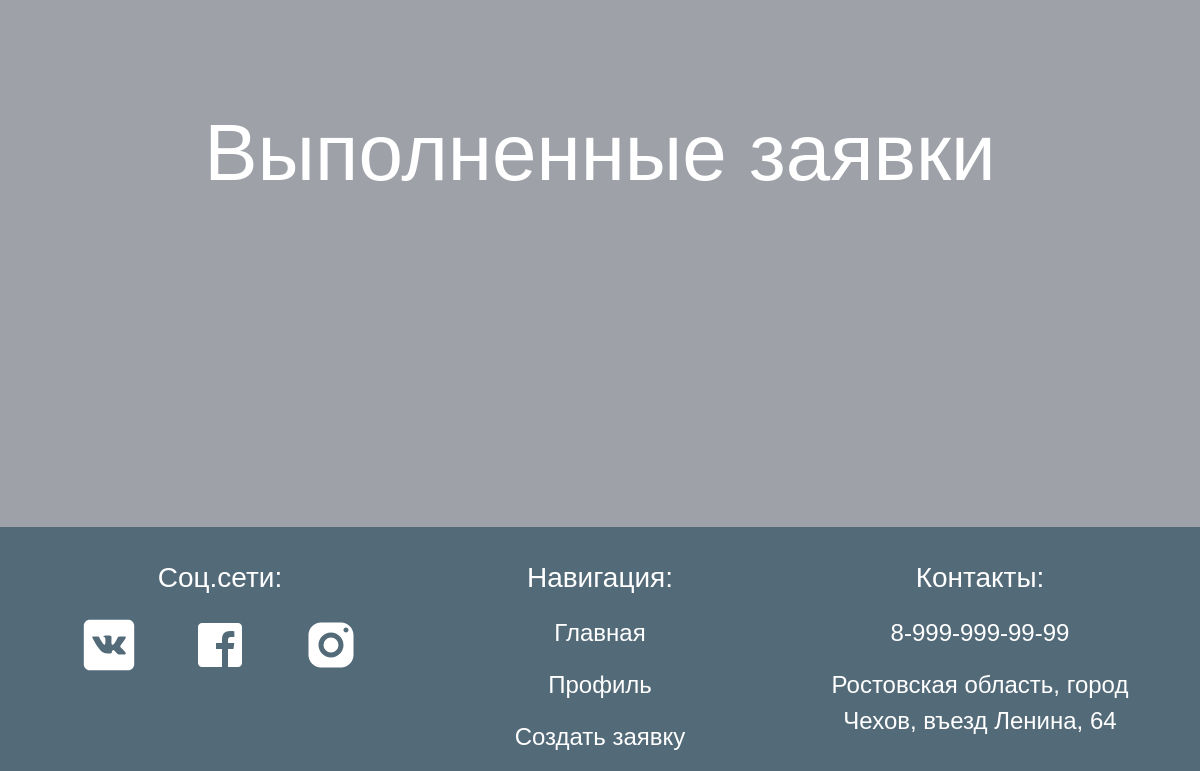
The app's page /design/ (lower part), older data.
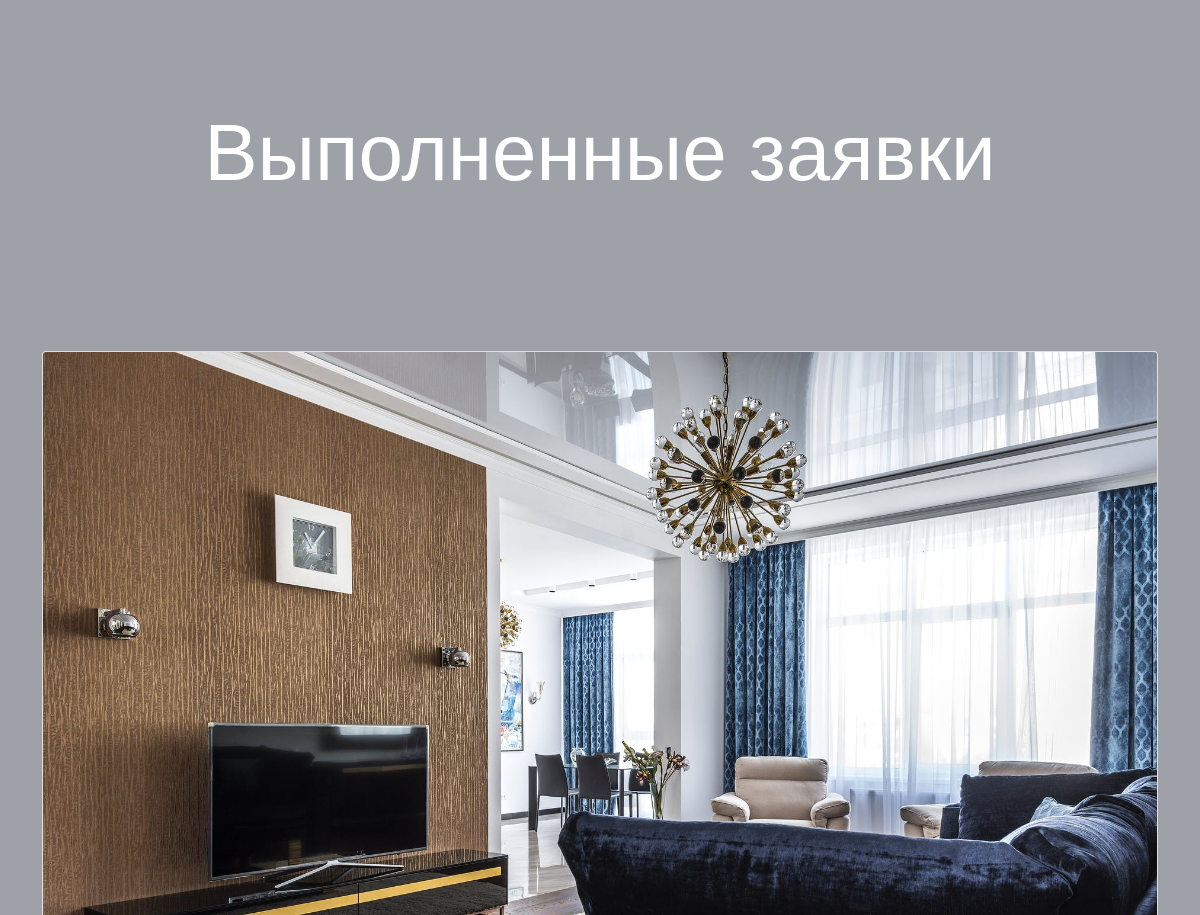
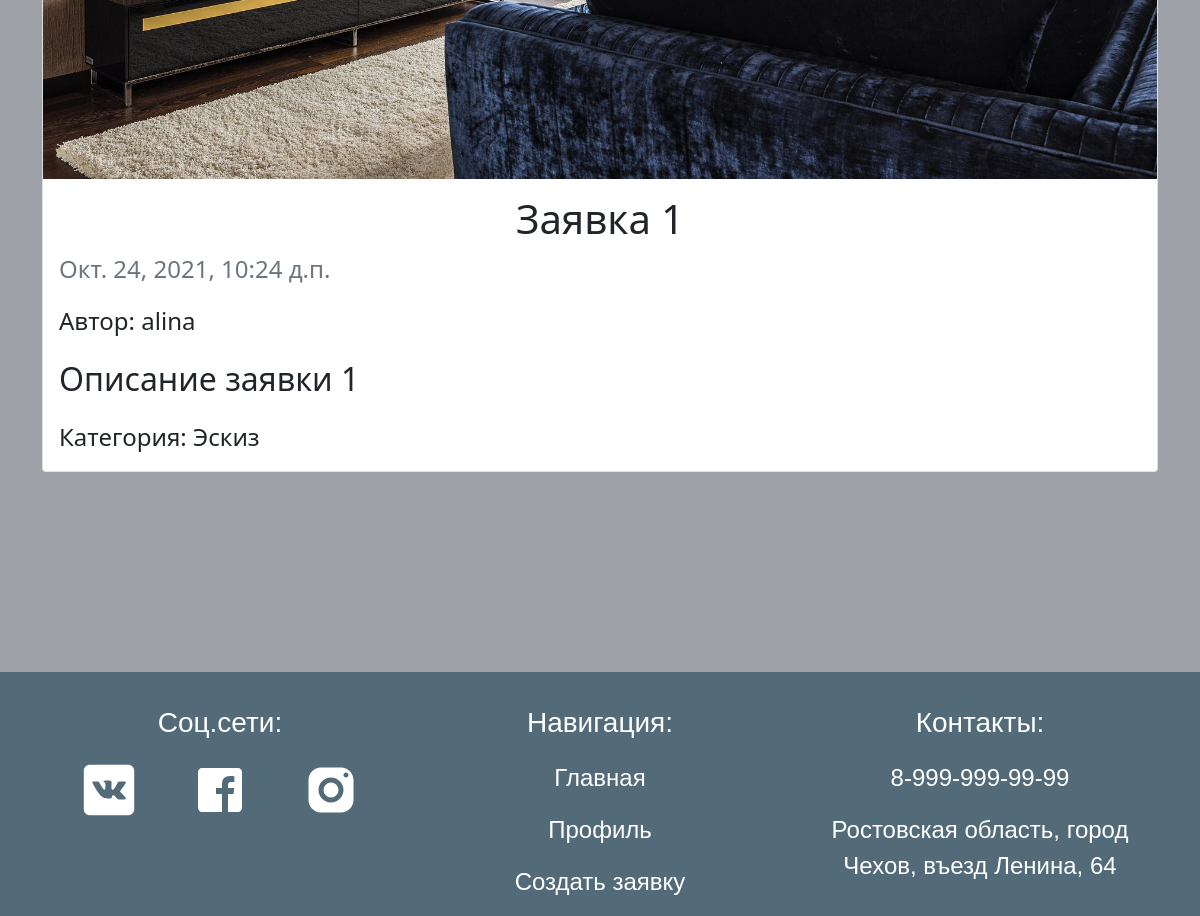
The same page, newer data (2 pictures, top to bottom).
### design/models.py (models this page shows, shortened)
class Bid(models.Model):
    new = 'new'
    accepted = 'accepted'
    completed = 'completed'
    status_choices = [
        (new, 'Новая'),
        (accepted, 'Принято в работу'),
        (completed, 'Выполнено')
    ]
    name = models.CharField(max_length=128, null=False, verbose_name='Название')
    description = models.TextField(null=False, verbose_name='Описание')
    category = models.ForeignKey('Category', on_delete=models.CASCADE, null=False, verbose_name='Категория')
    img = models.ImageField(upload_to='static/images/', null=False, max_length=300, verbose_name='Изображение')
    img_design = models.ImageField(upload_to='static/images/', default=None, null=True, max_length=300,
                                   verbose_name='Дизайн', blank=True)
    comment = models.TextField(null=True, default=None, verbose_name='Комментарий', blank=True)
    status = models.CharField(max_length=128, choices=status_choices, default=new, verbose_name='Статус')
    author = models.ForeignKey('User', on_delete=models.CASCADE, null=False, verbose_name='Автор')
    date = models.DateTimeField(auto_now_add=True, blank=True, verbose_name='Дата', null=False)
    class Meta:
        verbose_name = 'Заявка'
        verbose_name_plural = 'Заявки'

class User(AbstractUser):
    fio = models.CharField(max_length=128, null=False, verbose_name='ФИО')
    def __str__(self):
        return self.username
    class Meta(AbstractUser.Meta):
        pass

class Category(models.Model):
    name = models.CharField(max_length=256, null=False, verbose_name='Название')
    class Meta:
        verbose_name = 'Категория'
        verbose_name_plural = 'Категории'
    def __str__(self):
        return self.name

### design/views.py (the view)
# urls.py: path('', views.BidsView.as_view(), name='index'),
class BidsView(ListView):
    model = Bid
    template_name = 'index.html'
    context_object_name = 'bids'
    def get_context_data(self, **kwargs):
        context = super(**kwargs).get_context_data(**kwargs)
        context['count'] = Bid.objects.all().filter(status='accepted').count()
        return context
    def get_queryset(self):
        return Bid.objects.order_by('-date')[:4]

### design/templates/index.html (shortened to what this page needs)
{% extends 'base.html' %}
{% load bootstrap4 %}
{% load static %}
{% block content %}
    <div class="container bids">
        <h2 class="title">Выполненные заявки</h2>
    </div>
    <div class=" container">
        <div class="row row-cols-1 row-cols-md-1 g-4">
            {% if bids %}
                {% for bid in bids %}
                    {% if bid.status == 'completed' %}
                        <div class="col">
                            <div class="card">
                                <img src="{{ bid.img_design.url }}" class="card-img-top" alt="...">
                                <div class="card-body">
                                    <h5 class="card-title text-center fs-1">{{ bid.name }}</h5>
                                    <p class="text-muted fs-4">{{ bid.date }}</p>
                                    <p class="card-text fs-4">Автор: {{ bid.author }}</p>
                                    <p class="card-text fs-2">{{ bid.description }}</p>
                                    <p class="card-text fs-4">Категория: {{ bid.category }}</p>
                                </div>
                            </div>
                        </div>
                    {% endif %}
                {% endfor %}
            {% endif %}
        </div>
    </div>
{% endblock %}

Row changes from the older to the newer data that the page shows:
added Bid: img_design (picture), name "Заявка 1", date "Окт. 24, 2021, 10:24 д.п.", author "alina", description "Описание заявки 1", category "Эскиз"
